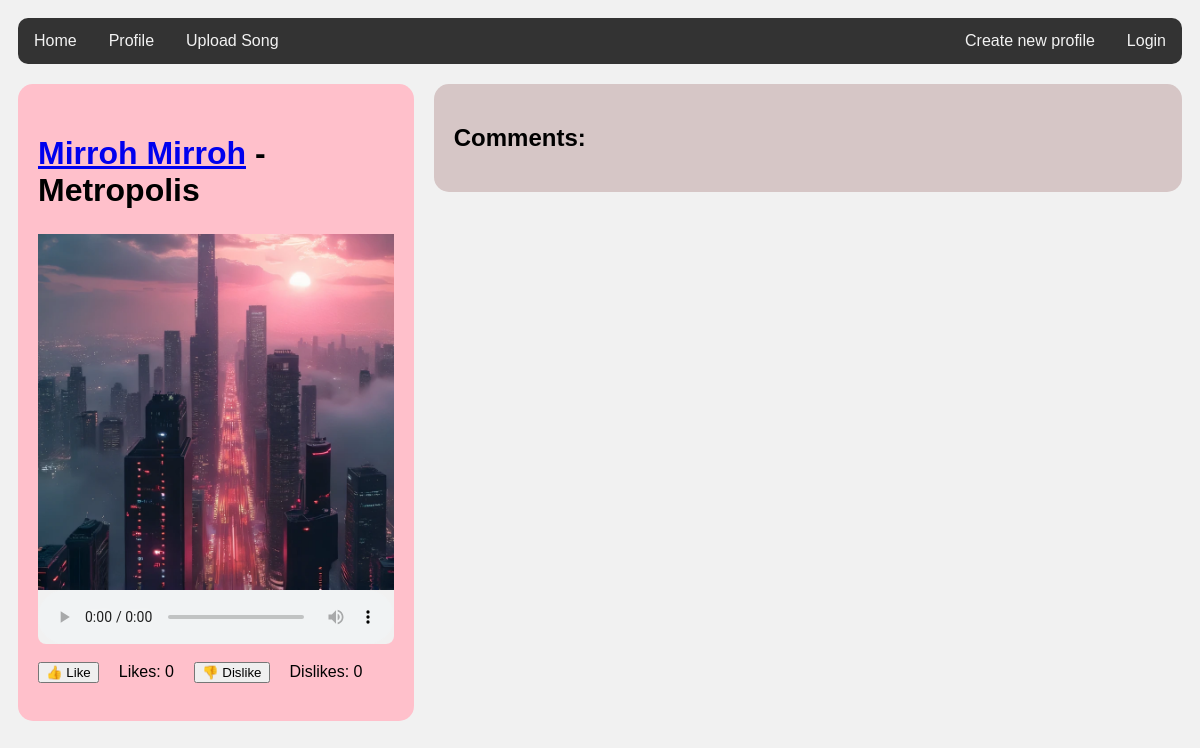
Screenshot of /song/9 with the database file from the repository.
### tables this page shows
CREATE TABLE songs (
    id INTEGER PRIMARY KEY,
    user_id INTEGER NOT NULL,
    title TEXT NOT NULL,
    artist TEXT NOT NULL CHECK (LENGTH(artist) > 0),
    audio_file_path TEXT NOT NULL,
    image_file_path TEXT NOT NULL,
    upload_date DATETIME DEFAULT CURRENT_TIMESTAMP,
    genre TEXT CHECK (LENGTH(genre) > 0),
    duration INTEGER CHECK (duration > 0),
    FOREIGN KEY (user_id) REFERENCES users(id) ON DELETE CASCADE
);

### app.py (the view)
@app.route("/song/<int:id>")
def show_song(id):
    song = get_song(id)
    thread = forum.get_thread(id)
    messages = forum.get_messages(id)
    like_counter = get_likes(id)
    dislike_counter = get_dislikes(id)
    return render_template("show_song.html", song=song, thread=thread, messages=messages, like_counter=like_counter, dislike_counter=dislike_counter)

### db.py (called while the page is built)
def get_connection():
    con = sqlite3.connect("database.db")
    con.execute("PRAGMA foreign_keys = ON")
    con.row_factory = sqlite3.Row
    return con

def query(sql, params=[]):
    con = get_connection()
    result = con.execute(sql, params).fetchall()
    con.close()
    return result

### forum.py (called while the page is built)
def get_thread(id):
    sql = """SELECT t.id
             FROM threads t
             WHERE t.id = ?"""
    result = db.query(sql, [id])
    return result[0]

def get_messages(id):
    sql = """SELECT m.id, m.content, m.sent_at, m.user_id, u.username
             FROM messages m, users u
             WHERE m.user_id = u.id AND m.thread_id = ?
             ORDER BY m.id"""
    return db.query(sql, [id])

### repositories/songs_repository.py (called while the page is built)
def get_song(id):
    sql = """SELECT id, user_id, title, artist, audio_file_path, image_file_path, genre
             FROM songs
             WHERE id = ?"""
    result = db.query(sql, [id])
    return result[0] if result else None

def get_likes(id):
    sql = "SELECT COUNT(*) FROM likes WHERE song_id = ? AND is_like = 1"
    result = db.query(sql, [id])
    return result[0][0] if result else 0  # Extract the count from the result

def get_dislikes(id):
    sql = "SELECT COUNT(*) FROM likes WHERE song_id = ? AND is_like = 0"
    result = db.query(sql, [id])
    return result[0][0] if result else 0  # Extract the count from the result

### templates/show_song.html (shortened to what this page needs)
<!DOCTYPE html>
<html>
<head>
  <link rel="stylesheet" href="../static/styles.css">
</head>
<body>
  <div class="topnav">
    <a href="/">Home</a>
    {% if session.username%}
    <a href="/user/{{ session['user_id'] }}">Profile</a>
    <a href="/upload_song">Upload Song</a>
    {% else %}
    <a href="/login_page">Profile</a>
    <a href="/login_page">Upload Song</a>
    {% endif %}
    {% if session.username %}
    <a href="/logout" style="float:right">Logout</a>
    {% else %}
    <a href="/login_page" style="float:right">Login</a>
    <a href="/register" style="float:right">Create new profile</a>
    {% endif %}
  </div>
  <div class="row">
    <div class="leftcolumn">
      <div class="card-songpage-left">
        <div class="song-info">
          <h1><a href="/user/{{ song.user_id }}">{{ song.artist }}</a> - {{ song.title }}</h1>
        </div>
        <br>
        <img src="{{ url_for('static', filename=song.image_file_path.split('static/')[-1]) }}" alt="Kansikuva" width="100%">
        <audio controls class="audio2">
          {% if song.audio_file_path.endswith('.mp3') %}
          <source src="{{ url_for('static', filename=song.audio_file_path.split('static/')[-1]) }}" type="audio/mpeg">
          {% elif song.audio_file_path.endswith('.wav') %}
          <source src="{{ url_for('static', filename=song.audio_file_path.split('static/')[-1]) }}" type="audio/wav">
          {% else %}
              <p>Tiedostotyyppi ei tuettu.</p>
          {% endif %}
        </audio>
        <br>
        <div class="likes">
          <form action="/like/{{ song.id }}" method="post">
            <button type="submit">👍 Like</button>
          </form>
          <p>Likes: {{ like_counter }}</p>
          <form action="/dislike/{{ song.id }}" method="post">
              <button type="submit">👎 Dislike</button>
          </form>
          <p>Dislikes: {{ dislike_counter }}</p>
        </div>
        <br>
      </div>
    </div>
    <div class="rightcolumn">
      <div class="card-songpage-right">
        <h2>Comments:</h2>
      </div>
    </div>
  </div>
</body>
</html>

### static/styles.css (style rules this page uses)
* { box-sizing: border-box; }
body { font-family: Arial; padding: 10px; background: #f1f1f1; }
.topnav { overflow: hidden; background-color: #333; border-radius: 10px; }
.topnav a { float: left; display: block; color: #f2f2f2; text-align: center; padding: 14px 16px; text-decoration: none; }
.leftcolumn { float: left; width: 34%; }
.rightcolumn { float: left; width: 66%; background-color: #f1f1f1; padding-left: 20px; overflow: hidden; }
.card-songpage-left { background-color: pink; padding: 20px; margin-top: 20px; border-radius: 15px; display: flex; flex-direction: column; }
.card-songpage-right { background-color: rgb(214, 198, 198); padding: 20px; margin-top: 20px; border-radius: 15px; }
.audio2 { width: 100%; border-radius: 0px 0px 8px 8px; background-color: #f1f1f1; }
.song-info { display: flex; flex-wrap: nowrap; gap: 10px; margin-top: 10px; margin-bottom: -15px; }
.likes { display: flex; align-items: center; gap: 20px; }
.likes form { display: flex; align-items: center; }
.likes p { margin: 0; }
.row::after { content: ""; display: table; clear: both; }

### rows the page displays
songs: artist "Mirroh Mirroh", title "Metropolis", image_file_path (picture)

### other values shown
{{ like_counter }} "0"
{{ dislike_counter }} "0"
